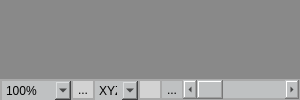
      <widget class="QWidget" name="CentralFrame" native="true">
       <property name="sizePolicy">
        <sizepolicy hsizetype="Expanding" vsizetype="Expanding">
         <horstretch>0</horstretch>
         <verstretch>0</verstretch>
        </sizepolicy>
       </property>
       <layout class="QVBoxLayout" name="verticalLayout_3">
        <property name="spacing">
         <number>0</number>
        </property>
        <property name="leftMargin">
         <number>0</number>
        </property>
        <property name="topMargin">
         <number>0</number>
        </property>
        <property name="rightMargin">
         <number>0</number>
        </property>
        <property name="bottomMargin">
         <number>0</number>
        </property>
        <item>
         <widget class="OSGQT_Widget" name="m_pOSGQTWidget" native="true">
          <property name="sizePolicy">
           <sizepolicy hsizetype="Expanding" vsizetype="Expanding">
            <horstretch>0</horstretch>
            <verstretch>0</verstretch>
           </sizepolicy>
          </property>
          <property name="minimumSize">
           <size>
            <width>300</width>
            <height>0</height>
           </size>
          </property>
          <property name="sizeIncrement">
           <size>
            <width>0</width>
            <height>0</height>
           </size>
          </property>
          <property name="baseSize">
           <size>
            <width>800</width>
            <height>600</height>
           </size>
          </property>
          <property name="styleSheet">
           <string notr="true">background-color:rgb(137,137,137);</string>
          </property>
         </widget>
        </item>
        <item>
         <widget class="QFrame" name="frame_5">
          <property name="sizePolicy">
           <sizepolicy hsizetype="Expanding" vsizetype="Expanding">
            <horstretch>0</horstretch>
            <verstretch>0</verstretch>
           </sizepolicy>
          </property>
          <property name="maximumSize">
           <size>
            <width>16777215</width>
            <height>21</height>
           </size>
          </property>
          <property name="styleSheet">
           <string notr="true">background-color: rgb(191, 193, 194);
border: 1px solid darkgray;</string>
          </property>
          <layout class="QHBoxLayout" name="horizontalLayout">
           <property name="spacing">
            <number>0</number>
           </property>
           <property name="sizeConstraint">
            <enum>QLayout::SetDefaultConstraint</enum>
           </property>
           <property name="leftMargin">
            <number>0</number>
           </property>
           <property name="topMargin">
            <number>0</number>
           </property>
           <property name="rightMargin">
            <number>0</number>
           </property>
           <property name="bottomMargin">
            <number>0</number>
           </property>
           <item>
            <widget class="QComboBox" name="m_pComboBox_PercentageZoom">
             <property name="sizePolicy">
              <sizepolicy hsizetype="Preferred" vsizetype="Preferred">
               <horstretch>0</horstretch>
               <verstretch>0</verstretch>
              </sizepolicy>
             </property>
             <property name="minimumSize">
              <size>
               <width>0</width>
               <height>21</height>
              </size>
             </property>
             <property name="maximumSize">
              <size>
               <width>71</width>
               <height>16777215</height>
              </size>
             </property>
             <property name="mouseTracking">
              <bool>true</bool>
             </property>
             <property name="acceptDrops">
              <bool>true</bool>
             </property>
             <property name="autoFillBackground">
              <bool>false</bool>
             </property>
             <property name="styleSheet">
              <string notr="true"/>
             </property>
             <property name="editable">
              <bool>false</bool>
             </property>
             <property name="insertPolicy">
              <enum>QComboBox::InsertAlphabetically</enum>
             </property>
             <property name="frame">
              <bool>false</bool>
             </property>
             <item>
              <property name="text">
               <string>100%</string>
              </property>
             </item>
             <item>
              <property name="text">
               <string>150%</string>
              </property>
             </item>
             <item>
              <property name="text">
               <string>200%</string>
              </property>
             </item>
            </widget>
           </item>
           <item>
            <widget class="QToolButton" name="m_p_ToolButton_RefinedZoom">
             <property name="maximumSize">
              <size>
               <width>22</width>
               <height>22</height>
              </size>
             </property>
             <property name="toolTip">
              <string>Zoom</string>
             </property>
             <property name="styleSheet">
              <string notr="true">QToolButton:checked {
	background-color: rgb(191,193,194);
	padding: 0px 0px;
	margin: 0px 0px;
}

QToolButton:!checked {
	background-color: lightgray;
	padding: 0px 0px;
	margin: 0px 0px;
}</string>
             </property>
             <property name="text">
              <string>...</string>
             </property>
             <property name="icon">
              <iconset>
               <normaloff>../../../Resources/Icons/Zoom.png</normaloff>../../../Resources/Icons/Zoom.png</iconset>
             </property>
             <property name="checkable">
              <bool>true</bool>
             </property>
             <property name="checked">
              <bool>false</bool>
             </property>
             <property name="popupMode">
              <enum>QToolButton::InstantPopup</enum>
             </property>
             <property name="autoRaise">
              <bool>false</bool>
             </property>
            </widget>
           </item>
           <item>
            <widget class="QComboBox" name="m_p_ComboBox_DefineDragAxis">
             <property name="sizePolicy">
              <sizepolicy hsizetype="Maximum" vsizetype="Maximum">
               <horstretch>0</horstretch>
               <verstretch>0</verstretch>
              </sizepolicy>
             </property>
             <property name="minimumSize">
              <size>
               <width>0</width>
               <height>21</height>
              </size>
             </property>
             <property name="maximumSize">
              <size>
               <width>45</width>
               <height>16777215</height>
              </size>
             </property>
             <property name="mouseTracking">
              <bool>false</bool>
             </property>
             <property name="toolTip">
              <string>Rotate</string>
             </property>
             <property name="statusTip">
              <string/>
             </property>
             <property name="whatsThis">
              <string/>
             </property>
             <property name="accessibleName">
              <string/>
             </property>
             <property name="accessibleDescription">
              <string/>
             </property>
             <property name="styleSheet">
              <string notr="true"/>
             </property>
             <property name="editable">
              <bool>false</bool>
             </property>
             <property name="currentText">
              <string>XYZ</string>
             </property>
             <property name="insertPolicy">
              <enum>QComboBox::NoInsert</enum>
             </property>
             <property name="frame">
              <bool>false</bool>
             </property>
             <item>
              <property name="text">
               <string>XYZ</string>
              </property>
             </item>
             <item>
              <property name="text">
               <string>XY</string>
              </property>
             </item>
             <item>
              <property name="text">
               <string>XZ</string>
              </property>
             </item>
             <item>
              <property name="text">
               <string>YZ</string>
              </property>
             </item>
            </widget>
           </item>
           <item>
            <widget class="QToolButton" name="m_p_ToolButton_CameraManipulatorOnOff">
             <property name="maximumSize">
              <size>
               <width>22</width>
               <height>22</height>
              </size>
             </property>
             <property name="toolTip">
              <string>Pan</string>
             </property>
             <property name="statusTip">
              <string/>
             </property>
             <property name="whatsThis">
              <string/>
             </property>
             <property name="accessibleName">
              <string/>
             </property>
             <property name="accessibleDescription">
              <string/>
             </property>
             <property name="styleSheet">
              <string notr="true">QToolButton:checked {
	background-color: rgb(191,193,194);
}

QToolButton:!checked {
	background-color: lightgray;
}</string>
             </property>
             <property name="text">
              <string/>
             </property>
             <property name="icon">
              <iconset>
               <normaloff>../../../Resources/Icons/cursor_hand.png</normaloff>../../../Resources/Icons/cursor_hand.png</iconset>
             </property>
             <property name="iconSize">
              <size>
               <width>16</width>
               <height>10</height>
              </size>
             </property>
             <property name="checkable">
              <bool>true</bool>
             </property>
             <property name="popupMode">
              <enum>QToolButton::InstantPopup</enum>
             </property>
             <property name="toolButtonStyle">
              <enum>Qt::ToolButtonIconOnly</enum>
             </property>
             <property name="autoRaise">
              <bool>false</bool>
             </property>
             <property name="arrowType">
              <enum>Qt::NoArrow</enum>
             </property>
            </widget>
           </item>
           <item>
            <widget class="QToolButton" name="m_p_ToolButton_GridOnOff">
             <property name="maximumSize">
              <size>
               <width>22</width>
               <height>22</height>
              </size>
             </property>
             <property name="toolTip">
              <string>Gridlines</string>
             </property>
             <property name="styleSheet">
              <string notr="true">QToolButton:checked {
	background-color: rgb(191,193,194);
}

QToolButton:!checked {
	background-color: lightgray;
}</string>
             </property>
             <property name="text">
              <string>...</string>
             </property>
             <property name="icon">
              <iconset>
               <normaloff>../../../Resources/Icons/grid.png</normaloff>../../../Resources/Icons/grid.png</iconset>
             </property>
             <property name="checkable">
              <bool>true</bool>
             </property>
             <property name="checked">
              <bool>true</bool>
             </property>
            </widget>
           </item>
           <item>
            <widget class="QScrollBar" name="m_p_HorizontalScrollBar_TranslateScene">
             <property name="sizePolicy">
              <sizepolicy hsizetype="Minimum" vsizetype="Maximum">
               <horstretch>0</horstretch>
               <verstretch>0</verstretch>
              </sizepolicy>
             </property>
             <property name="minimumSize">
              <size>
               <width>0</width>
               <height>19</height>
              </size>
             </property>
             <property name="maximumSize">
              <size>
               <width>16777215</width>
               <height>20</height>
              </size>
             </property>
             <property name="orientation">
              <enum>Qt::Horizontal</enum>
             </property>
            </widget>
           </item>
          </layout>
         </widget>
        </item>
       </layout>
      </widget>
